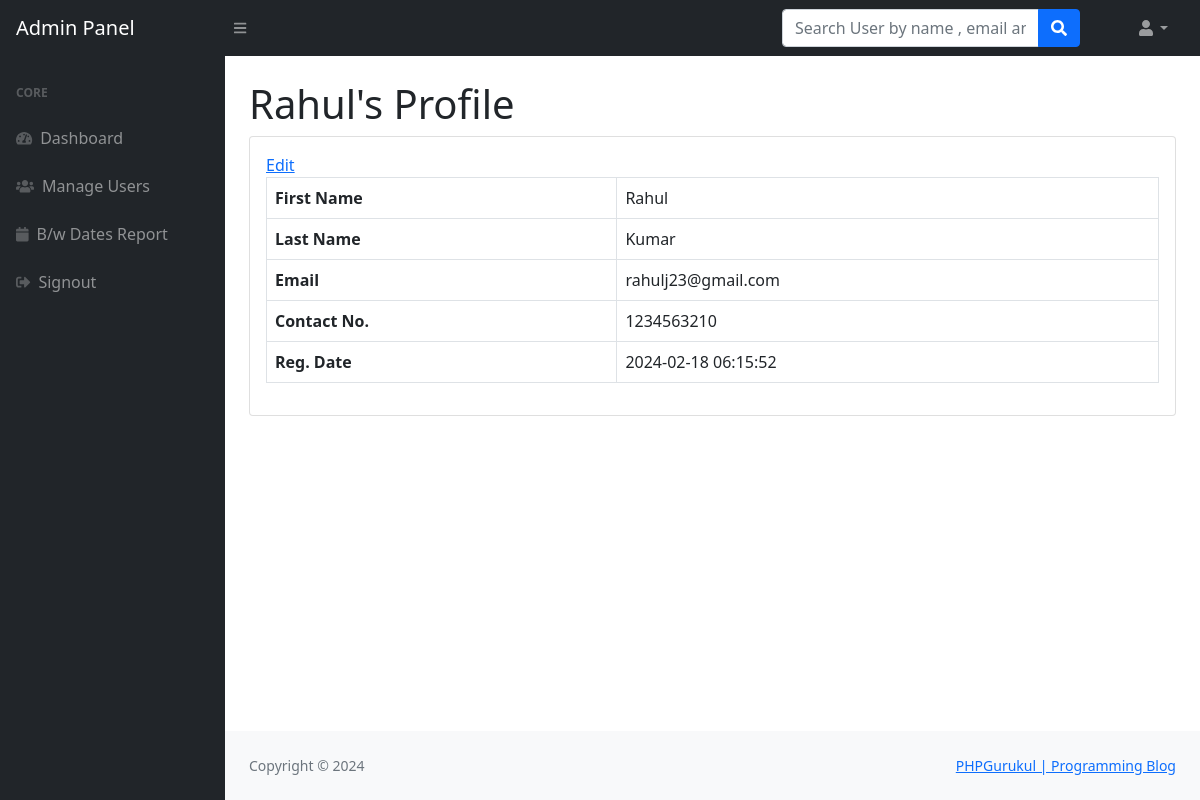
Page /loginsystem/admin/user-profile.php?uid=1 (signed in) on the earlier database version.
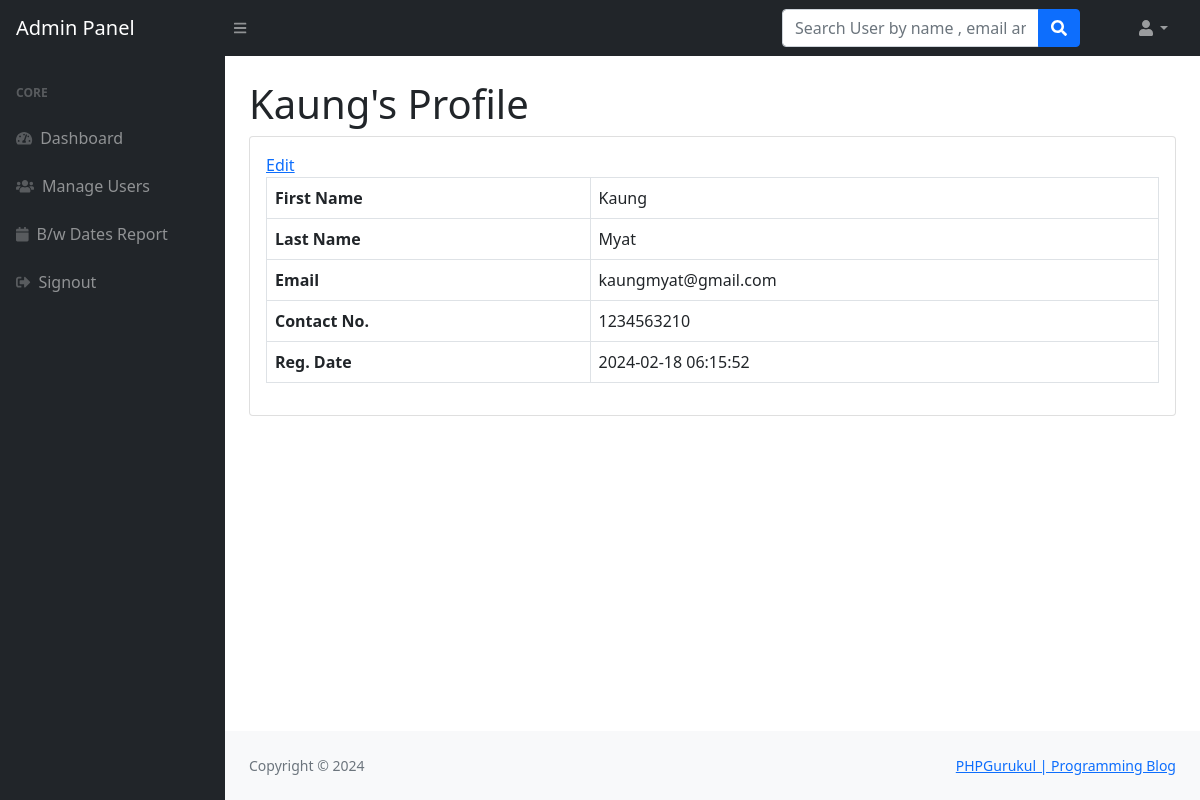
Same page on the later database version.
### tables this page shows
CREATE TABLE `users` (
  `id` int(11) NOT NULL,
  `fname` varchar(255) DEFAULT NULL,
  `lname` varchar(255) DEFAULT NULL,
  `email` varchar(255) DEFAULT NULL,
  `password` varchar(300) DEFAULT NULL,
  `contactno` varchar(11) DEFAULT NULL,
  `posting_date` timestamp NOT NULL DEFAULT current_timestamp()
);

### loginsystem/admin/user-profile.php (the view, shortened to what this page needs)
<?php session_start();
include_once('../includes/config.php');
if (strlen($_SESSION['adminid']==0)) {
  header('location:logout.php');
  } else{
?>
<!DOCTYPE html>
<html lang="en">
    <head>
        <link href="https://cdn.jsdelivr.net/npm/simple-datatables@latest/dist/style.css" rel="stylesheet" />
        <link href="../css/styles.css" rel="stylesheet" />
    </head>
    <body class="sb-nav-fixed">
      <?php include_once('includes/navbar.php');?>
        <div id="layoutSidenav">
          <?php include_once('includes/sidebar.php');?>
            <div id="layoutSidenav_content">
                <main>
                    <div class="container-fluid px-4">
<?php
$userid=$_GET['uid'];
$query=mysqli_query($con,"select * from users where id='$userid'");
while($result=mysqli_fetch_array($query))
{?>
                        <h1 class="mt-4"><?php echo $result['fname'];?>'s Profile</h1>
                        <div class="card mb-4">
                            <div class="card-body">
                                <a href="edit-profile.php?uid=<?php echo $result['id'];?>">Edit</a>
                                <table class="table table-bordered">
                                   <tr>
                                    <th>First Name</th>
                                       <td><?php echo $result['fname'];?></td>
                                   </tr>
                                   <tr>
                                       <th>Last Name</th>
                                       <td><?php echo $result['lname'];?></td>
                                   </tr>
                                   <tr>
                                       <th>Email</th>
                                       <td colspan="3"><?php echo $result['email'];?></td>
                                   </tr>
                                     <tr>
                                       <th>Contact No.</th>
                                       <td colspan="3"><?php echo $result['contactno'];?></td>
                                   </tr>
                                        <tr>
                                       <th>Reg. Date</th>
                                       <td colspan="3"><?php echo $result['posting_date'];?></td>
                                   </tr>
                                </table>
                            </div>
                        </div>
<?php } ?>
                    </div>
                </main>
          <?php include('../includes/footer.php');?>
            </div>
        </div>
    </body>
</html>
<?php } ?>

Differences in the rows shown:
changed users: fname "Rahul" → "Kaung"; lname "Kumar" → "Myat"; email "rahulj23@gmail.com" → "kaungmyat@gmail.com"
